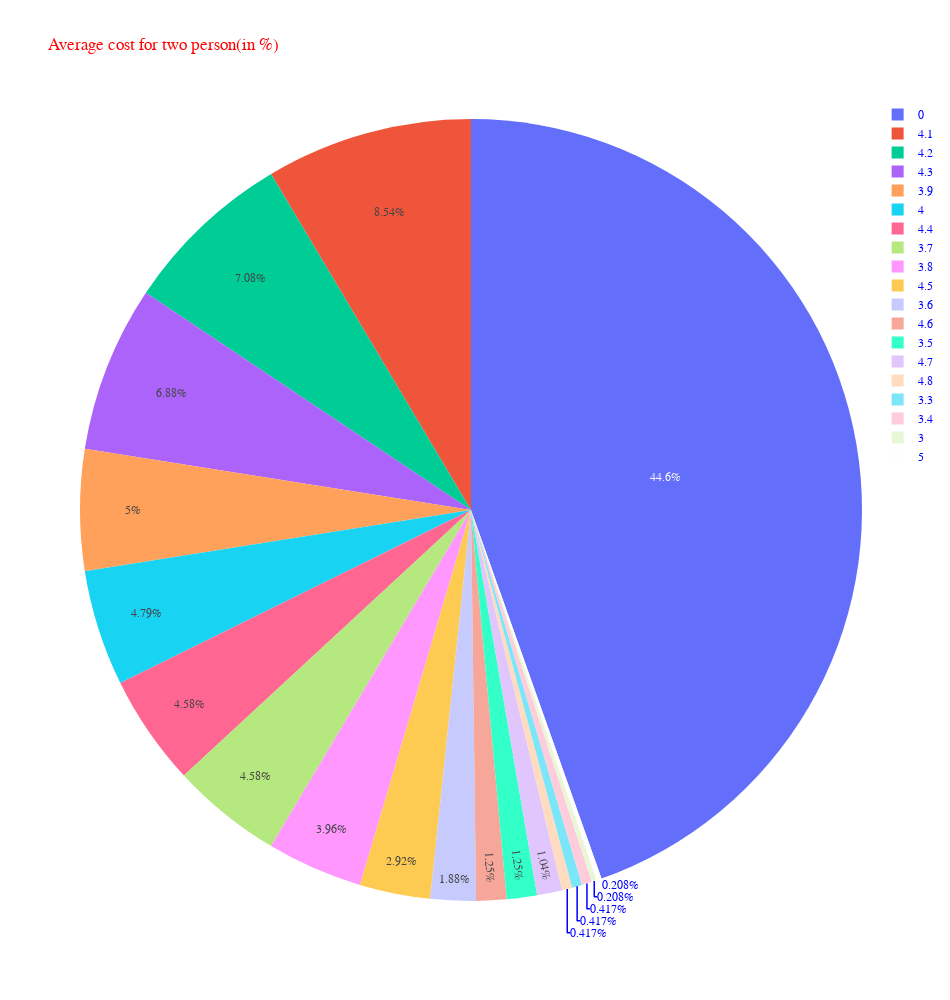

Source (notebook cell):
### Code cell
plt.figure(figsize=(15,10))
f = vashi.ratings.value_counts()
fig = px.pie(data, values=f, names=f.index, width=950, height=1000,title="Average cost for two person(in %)")
fig.update_layout(
    font_family="Courier New",
    font_color="blue",
    title_font_family="Times New Roman",
    title_font_color="red",
    legend_title_font_color="green"
)
fig.show()

### Figure 1 — Plotly figure (JSON) as saved in the notebook; plotly's stock layout.template omitted (floating-point values rounded to 4 significant figures)
{"data": [{"domain": {"x": [0, 1], "y": [0, 1]}, "hovertemplate": "label=%{label}<br>value=%{value}<extra></extra>", "labels": [0, 4.1, 4.2, 4.3, 3.9, 4, 4.4, 3.7, 3.8, 4.5, 3.6, 4.6, 3.5, 4.7, 4.8, 3.3, 3.4, 3, 5], "legendgroup": "", "name": "", "showlegend": true, "type": "pie", "values": [214, 41, 34, 33, 24, 23, 22, 22, 19, 14, 9, 6, 6, 5, 2, 2, 2, 1, 1]}], "layout": {"font": {"color": "blue", "family": "Courier New"}, "height": 1000, "legend": {"title": {"font": {"color": "green"}}, "tracegroupgap": 0}, "title": {"font": {"color": "red", "family": "Times New Roman"}, "text": "Average cost for two person(in %)"}, "width": 950}}
